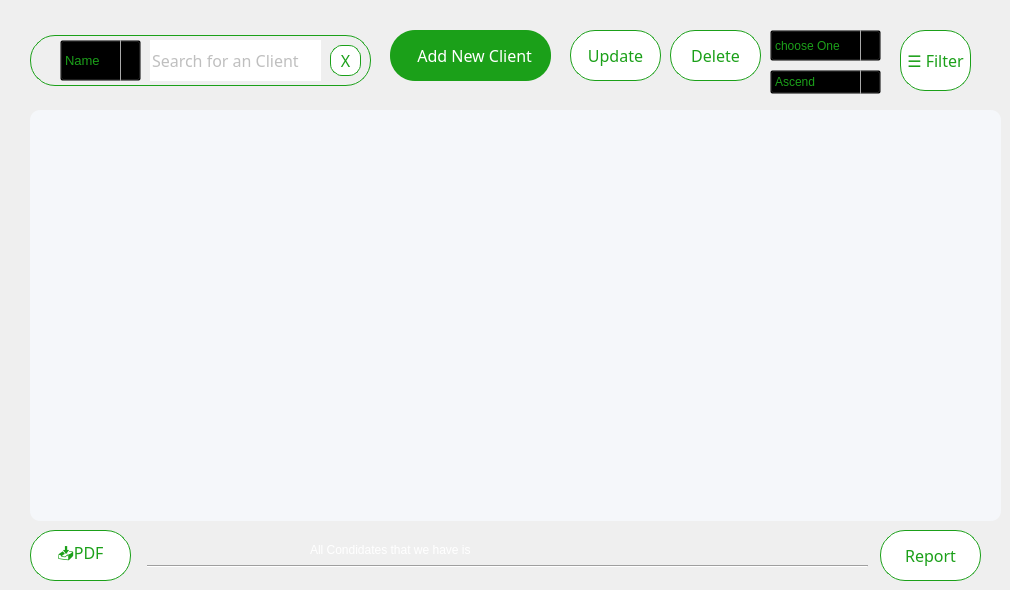
     <widget class="QWidget" name="principale_3">
      <widget class="QPushButton" name="ajout_cl">
       <property name="geometry">
        <rect>
         <x>390</x>
         <y>30</y>
         <width>161</width>
         <height>51</height>
        </rect>
       </property>
       <property name="styleSheet">
        <string notr="true">*{
background:#1ba019;
border-radius:25px;
color:white;
font-family: Lexend;
font-size:16px;
}
QPushButton:hover
{
background:#00b521;
color:white;
border-left:3px solid #1BA019 ; 
border-color:none;
border-radius:25px;




}
QPushButton:pressed
{
background:#013220;
color:black;
border-radius:25px;
color:white;
font-family: Lexend;
font-size:16px;
border-radius:10px;
border-left:3.5px solid #1BA019 ; 


/*background: qlineargradient(x1: 0, y1: 0, x2: 0, y2: 1,
                                stop: 0 #ffffff, stop: 1 #dcdcdc);*/
}</string>
       </property>
       <property name="text">
        <string>  Add New Client</string>
       </property>
       <property name="icon">
        <iconset>
         <normalon>:/images/add-circle.png</normalon>
        </iconset>
       </property>
       <property name="iconSize">
        <size>
         <width>200</width>
         <height>200</height>
        </size>
       </property>
       <property name="autoRepeatInterval">
        <number>100</number>
       </property>
      </widget>
      <widget class="QPushButton" name="update">
       <property name="geometry">
        <rect>
         <x>570</x>
         <y>30</y>
         <width>91</width>
         <height>51</height>
        </rect>
       </property>
       <property name="styleSheet">
        <string notr="true">*{
border-radius:25px;
color:#1ba019;
font-family: Lexend;
font-size:16px;
border-color: rgb(27, 160, 25);
border-width : 1.2px;
border-style:solid;
background-color:white;
}
QPushButton:hover
{
background:white;
color:#00b521;
border-left:3px solid #00b521 ; 
border-color:none;
border-radius:25px;
}
QPushButton:pressed
{
background:#013220;
color:#1ba019;
border-radius:25px;
font-family: Lexend;
font-size:16px;
border-left:3.2px solid #1BA019 ; 


/*background: qlineargradient(x1: 0, y1: 0, x2: 0, y2: 1,
                                stop: 0 #ffffff, stop: 1 #dcdcdc);*/
}</string>
       </property>
       <property name="text">
        <string>Update</string>
       </property>
       <property name="iconSize">
        <size>
         <width>200</width>
         <height>200</height>
        </size>
       </property>
       <property name="autoRepeatInterval">
        <number>100</number>
       </property>
      </widget>
      <widget class="QPushButton" name="selectid">
       <property name="geometry">
        <rect>
         <x>670</x>
         <y>30</y>
         <width>91</width>
         <height>51</height>
        </rect>
       </property>
       <property name="styleSheet">
        <string notr="true">*{
border-radius:25px;
color:#1ba019;
font-family: Lexend;
font-size:16px;
border-color: rgb(27, 160, 25);
border-width : 1.2px;
border-style:solid;
background-color:white;
}
QPushButton:hover
{
background:white;
color:#00b521;
border-left:3px solid #00b521 ; 
border-color:none;
border-radius:25px;
}
QPushButton:pressed
{
background:#013220;
color:#1ba019;
border-radius:25px;
font-family: Lexend;
font-size:16px;
border-left:3.2px solid #1BA019 ; 


/*background: qlineargradient(x1: 0, y1: 0, x2: 0, y2: 1,
                                stop: 0 #ffffff, stop: 1 #dcdcdc);*/
}</string>
       </property>
       <property name="text">
        <string>Delete</string>
       </property>
       <property name="iconSize">
        <size>
         <width>200</width>
         <height>200</height>
        </size>
       </property>
       <property name="autoRepeatInterval">
        <number>100</number>
       </property>
      </widget>
      <widget class="QTableView" name="tableView_cl_3">
       <property name="geometry">
        <rect>
         <x>30</x>
         <y>110</y>
         <width>971</width>
         <height>411</height>
        </rect>
       </property>
       <property name="styleSheet">
        <string notr="true">QTableView {
    border: none;
	background-color: #F5F7FA; /* Light gray */
border-radius:10px;
}
QHeaderView::section {
    background-color: #1ba019; 
    color: white;
    font: 500 12pt &quot;Lexend Medium&quot;;
    padding: 6px;
	border-radius:2px;
    padding-left: 10px; 
}

QScrollBar:vertical {
    border: none;
    background:  #1ba019;;
    width: 12px;
}
QScrollBar::add-page:vertical {
    background:  #F5F7FA;}
QScrollBar::sub-page:vertical {
    background: #F5F7FA;}</string>
       </property>
       <property name="gridStyle">
        <enum>Qt::NoPen</enum>
       </property>
      </widget>
      <widget class="QLabel" name="cb">
       <property name="geometry">
        <rect>
         <x>590</x>
         <y>540</y>
         <width>63</width>
         <height>20</height>
        </rect>
       </property>
       <property name="styleSheet">
        <string notr="true">color:rgb(0, 0, 0);
font: 12pt &quot;Segoe UI Historic&quot;;
font: 900 12pt &quot;Segoe UI&quot;;
color:white;</string>
       </property>
       <property name="text">
        <string/>
       </property>
      </widget>
      <widget class="QLabel" name="label_8">
       <property name="geometry">
        <rect>
         <x>310</x>
         <y>540</y>
         <width>271</width>
         <height>20</height>
        </rect>
       </property>
       <property name="styleSheet">
        <string notr="true">font: 12pt &quot;Segoe UI&quot;;
color:white;</string>
       </property>
       <property name="text">
        <string>All Condidates that we have is </string>
       </property>
      </widget>
      <widget class="QPushButton" name="pdf_downloader">
       <property name="geometry">
        <rect>
         <x>30</x>
         <y>530</y>
         <width>101</width>
         <height>51</height>
        </rect>
       </property>
       <property name="styleSheet">
        <string notr="true">*{
border-radius:25px;
color:#1ba019;
font-family: Lexend;
font-size:16px;
border-color: rgb(27, 160, 25);
border-width : 1.2px;
border-style:solid;
background-color:white;
}
QPushButton:hover
{
background:white;
color:#00b521;
border-right:3px solid #00b521 ; 
border-color:none;
border-radius:25px;
}
QPushButton:pressed
{
background:#013220;
color:#1ba019;
border-radius:25px;
font-family: Lexend;
font-size:16px;
border-left:3.2px solid #1BA019 ; 


/*background: qlineargradient(x1: 0, y1: 0, x2: 0, y2: 1,
                                stop: 0 #ffffff, stop: 1 #dcdcdc);*/
}</string>
       </property>
       <property name="text">
        <string>📥PDF</string>
       </property>
      </widget>
      <widget class="QComboBox" name="cbb">
       <property name="geometry">
        <rect>
         <x>770</x>
         <y>70</y>
         <width>111</width>
         <height>24</height>
        </rect>
       </property>
       <property name="styleSheet">
        <string notr="true">QComboBox {
color:#1ba019;
background-color:transparent;
}
QComboBox::drop-down {
       border: none;
       background: transparent;
       width: 0px;
    }
QComboBox::drop-down {
    subcontrol-origin: padding;
    subcontrol-position: top right;
    border-left-width: 1px;
    border-left-color: darkgray;
    border-left-style: solid; /* just a single line */
    border-top-right-radius: 3px; /* same radius as the QComboBox */
    border-bottom-right-radius: 3px;
}
</string>
       </property>
       <item>
        <property name="text">
         <string>Ascend</string>
        </property>
       </item>
       <item>
        <property name="text">
         <string>Descend</string>
        </property>
       </item>
      </widget>
      <widget class="QPushButton" name="trier">
       <property name="geometry">
        <rect>
         <x>900</x>
         <y>30</y>
         <width>71</width>
         <height>61</height>
        </rect>
       </property>
       <property name="styleSheet">
        <string notr="true">*{
border-radius:25px;
color:#1ba019;
font-family: Lexend;
font-size:16px;
border-color: rgb(27, 160, 25);
border-width : 1.2px;
border-style:solid;
background-color:white;
}
QPushButton:hover
{
background:white;
color:#00b521;
border:3px solid #00b521 ; 

border-color:none;
border-radius:25px;
}
QPushButton:pressed
{
background:#013220;
color:#1ba019;
border-radius:25px;
font-family: Lexend;
font-size:16px;
border-left:3.2px solid #1BA019 ; 


/*background: qlineargradient(x1: 0, y1: 0, x2: 0, y2: 1,
                                stop: 0 #ffffff, stop: 1 #dcdcdc);*/
}</string>
       </property>
       <property name="text">
        <string>☰ Filter</string>
       </property>
      </widget>
      <widget class="QComboBox" name="choose">
       <property name="geometry">
        <rect>
         <x>770</x>
         <y>30</y>
         <width>111</width>
         <height>31</height>
        </rect>
       </property>
       <property name="styleSheet">
        <string notr="true">QComboBox {
color:#1ba019;
background-color:transparent;
}
QComboBox::drop-down {
       border: none;
       background: transparent;
       width: 0px;
    }
QComboBox::drop-down {
    subcontrol-origin: padding;
    subcontrol-position: top right;
    border-left-width: 1px;
    border-left-color: darkgray;
    border-left-style: solid; /* just a single line */
    border-top-right-radius: 3px; /* same radius as the QComboBox */
    border-bottom-right-radius: 3px;
}
</string>
       </property>
       <item>
        <property name="text">
         <string>choose One</string>
        </property>
       </item>
       <item>
        <property name="text">
         <string>Client id</string>
        </property>
       </item>
       <item>
        <property name="text">
         <string>Name</string>
        </property>
       </item>
       <item>
        <property name="text">
         <string>Phone Number</string>
        </property>
       </item>
       <item>
        <property name="text">
         <string>Adresse</string>
        </property>
       </item>
       <item>
        <property name="text">
         <string>E-mail</string>
        </property>
       </item>
       <item>
        <property name="text">
         <string>Total Orders</string>
        </property>
       </item>
      </widget>
      <widget class="QPushButton" name="send">
       <property name="geometry">
        <rect>
         <x>880</x>
         <y>530</y>
         <width>101</width>
         <height>51</height>
        </rect>
       </property>
       <property name="styleSheet">
        <string notr="true">*{
border-radius:25px;
color:#1ba019;
font-family: Lexend;
font-size:16px;
border-color: rgb(27, 160, 25);
border-width : 1.2px;
border-style:solid;
background-color:white;
}
QPushButton:hover
{
background:white;
color:#00b521;
border-left:3px solid #00b521 ; 
border-color:none;
border-radius:25px;
}
QPushButton:pressed
{
background:#013220;
color:#1ba019;
border-radius:25px;
font-family: Lexend;
font-size:16px;
border-left:3.2px solid #1BA019 ; 


/*background: qlineargradient(x1: 0, y1: 0, x2: 0, y2: 1,
                                stop: 0 #ffffff, stop: 1 #dcdcdc);*/
}</string>
       </property>
       <property name="text">
        <string>Report</string>
       </property>
      </widget>
      <widget class="Line" name="line_2">
       <property name="geometry">
        <rect>
         <x>147</x>
         <y>556</y>
         <width>721</width>
         <height>20</height>
        </rect>
       </property>
       <property name="orientation">
        <enum>Qt::Horizontal</enum>
       </property>
      </widget>
      <widget class="QGroupBox" name="search_7">
       <property name="geometry">
        <rect>
         <x>30</x>
         <y>35</y>
         <width>341</width>
         <height>51</height>
        </rect>
       </property>
       <property name="font">
        <font>
         <family>Lexend Light</family>
        </font>
       </property>
       <property name="styleSheet">
        <string notr="true">border-radius:25px;
border-color: rgb(27, 160, 25);
border-width : 1.2px;
border-style:solid;
background-color:#white;</string>
       </property>
       <property name="title">
        <string/>
       </property>
       <property name="flat">
        <bool>false</bool>
       </property>
       <property name="checkable">
        <bool>false</bool>
       </property>
       <widget class="QLabel" name="search_icon_5">
        <property name="geometry">
         <rect>
          <x>10</x>
          <y>15</y>
          <width>21</width>
          <height>21</height>
         </rect>
        </property>
        <property name="styleSheet">
         <string notr="true">background:none;
border-radius: 20px;
border: 1px solid;
border-color:none;
</string>
        </property>
        <property name="text">
         <string/>
        </property>
        <property name="pixmap">
         <pixmap resource="resources.qrc">:/images/Icon.png</pixmap>
        </property>
        <property name="scaledContents">
         <bool>true</bool>
        </property>
       </widget>
       <widget class="QPushButton" name="searchReset_2">
        <property name="geometry">
         <rect>
          <x>300</x>
          <y>10</y>
          <width>31</width>
          <height>31</height>
         </rect>
        </property>
        <property name="styleSheet">
         <string notr="true">*{
border-radius:12px;
color:#1ba019;
font-family: Lexend;
font-size:16px;
border-color: rgb(27, 160, 25);
border-width : 1.2px;
border-style:solid;
background-color:white;
}
QPushButton:hover
{
background:white;
color:#00b521;
border-color:none;
border-radius:12px;
}
QPushButton:pressed
{
background:#013220;
color:#1ba019;
border-radius:12px;
font-family: Lexend;
font-size:16px;


/*background: qlineargradient(x1: 0, y1: 0, x2: 0, y2: 1,
                                stop: 0 #ffffff, stop: 1 #dcdcdc);*/
}</string>
        </property>
        <property name="text">
         <string>X</string>
        </property>
       </widget>
      </widget>
      <widget class="QLineEdit" name="search_field_2">
       <property name="geometry">
        <rect>
         <x>150</x>
         <y>40</y>
         <width>171</width>
         <height>41</height>
        </rect>
       </property>
       <property name="font">
        <font>
         <family>Lexend</family>
         <pointsize>-1</pointsize>
        </font>
       </property>
       <property name="styleSheet">
        <string notr="true">border-radius:0px;
border-color: rgb(27, 160, 25);
border-width : 0x;
color:grey;
font-family: Lexend;
font-size:16px;</string>
       </property>
       <property name="inputMask">
        <string/>
       </property>
       <property name="text">
        <string/>
       </property>
       <property name="echoMode">
        <enum>QLineEdit::Normal</enum>
       </property>
       <property name="placeholderText">
        <string>Search for an Client</string>
       </property>
      </widget>
      <widget class="QComboBox" name="cb_recherche_cl">
       <property name="geometry">
        <rect>
         <x>60</x>
         <y>40</y>
         <width>81</width>
         <height>41</height>
        </rect>
       </property>
       <property name="font">
        <font>
         <pointsize>10</pointsize>
        </font>
       </property>
       <property name="styleSheet">
        <string notr="true">QComboBox {
color:#1ba019;
background-color:transparent;
}
QComboBox::drop-down {
       border: none;
       background: transparent;
       width: 0px;
    }
QComboBox::drop-down {
    subcontrol-origin: padding;
    subcontrol-position: top right;
    border-left-width: 1px;
    border-left-color: darkgray;
    border-left-style: solid; /* just a single line */
    border-top-right-radius: 3px; /* same radius as the QComboBox */
    border-bottom-right-radius: 3px;
}
</string>
       </property>
       <property name="insertPolicy">
        <enum>QComboBox::NoInsert</enum>
       </property>
       <property name="duplicatesEnabled">
        <bool>false</bool>
       </property>
       <item>
        <property name="text">
         <string>Name</string>
        </property>
       </item>
       <item>
        <property name="text">
         <string>Client_id</string>
        </property>
       </item>
      </widget>
     </widget>
